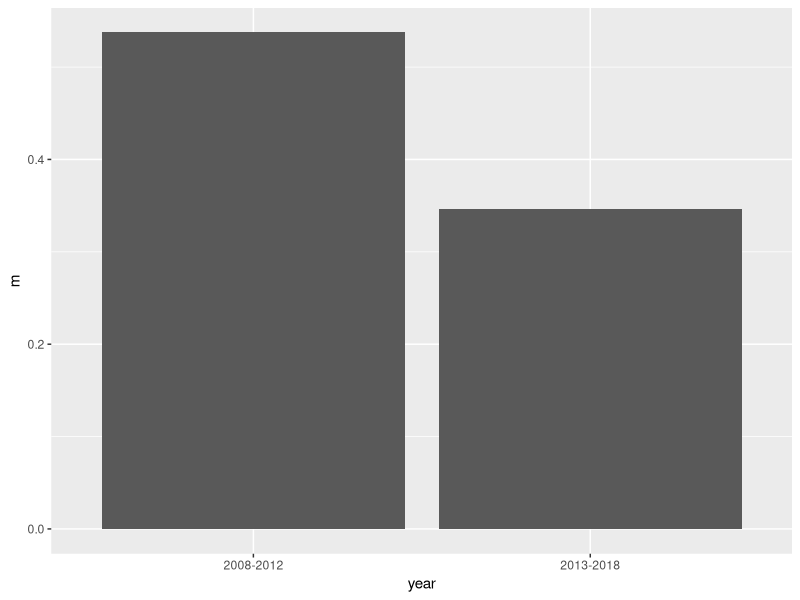
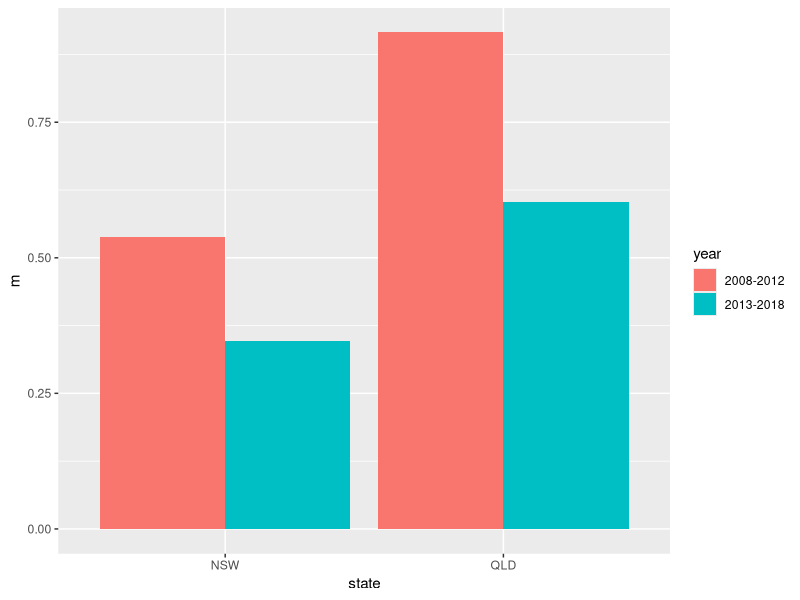
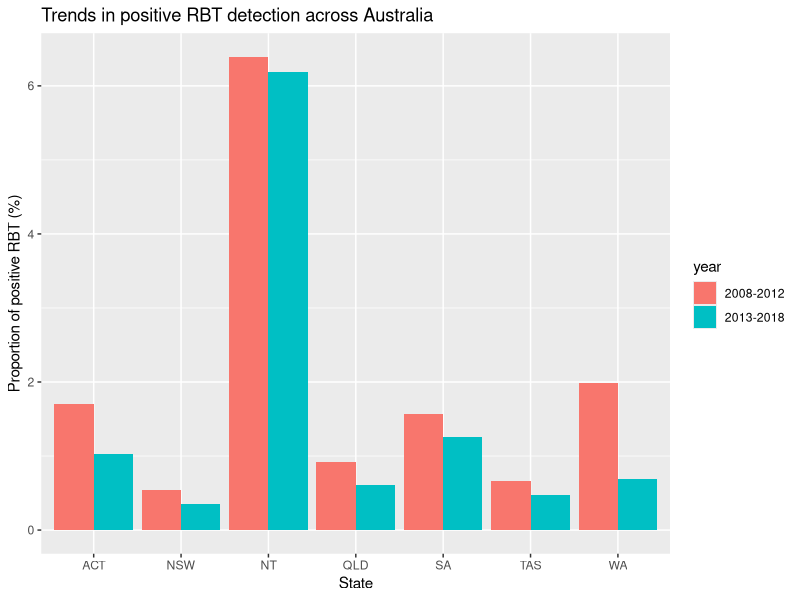

R code for these plots, in order:
#Colin Vuong's 3361 Coding Project


#Created on the 29 March 2020
#Background
#Dataset sourced from Bureau of Infrastructure, Transport and Regional Economics (BITRE)
#The data is about the number of random breath testing (RBT) conducted across Australia. 
#It was collected from 2008 to 2018.
#My goal is to see if there was a difference in detection positive RBT testing within each state . 
#I would also like to see if there is a difference when the data was collected earlier and
#more recently collected (i.e. if there was a difference between 2008-2012 and 2013-2018)

#First we need to load tidyverse
library(tidyverse)

#Then we will assign the dataset
rbtdata <- read_csv("bitre_enforcement_data-rbt.csv") #We are assigning the dataset as 'rbtdata'
#We see that there are 7 variables. I am interested in year, state, number of rbt tests and positive detection.
#We need to clean up the data.

#I would like to rename these variables as the following:
rbtdata <- rbtdata %>% 
  rename( 
    year = Year,                     #year the data was collected
    state = State,                   #state where the data was collected
    n_rbt = `RBT conducted`,         #total number of rbt conducted
    n_positiverbt = `Positive RBT`,  #number of rbt readings for BAC that was over the legal limit
    ) %>% 
  select(year, state, n_rbt, n_positiverbt) %>% 
  mutate(
    percrbt = ((n_positiverbt)/(n_rbt)*100)       #I would like to add a new variable, percentage of positive rbt detected
  )
  
#I want to plot per state
nsw1 <- rbtdata %>% 
  filter(state == "NSW", year < 2013) %>% #this collects data from 2008-2012
  summarise(m = mean(percrbt)) %>% #this averages the percentage of positive rbt readings
  mutate(year = "2008-2012") #i will rename the variable here so that it reflects the relevant time range
nsw2 <- rbtdata %>% 
  filter(state == "NSW", year > 2012) %>% 
  summarise(m = mean(percrbt)) %>% 
  mutate(year = "2013-2018")
nswall <- bind_rows(nsw1, nsw2) #I have combined the summarised data from both time ranges

#I shall plot the combined data (nswall) to verify if the above code is accurate
ggplot(
  data = nswall, 
  mapping = aes(
    x = year, y = m
    )) + 
  geom_col()

#Now I would like to the something similar to compare the data in Queensland
qld1 <- rbtdata %>% 
  filter(state == "Qld", year < 2013) %>% 
  summarise(m = mean(percrbt)) %>% 
  mutate(year = "2008-2012") 
qld2 <- rbtdata %>% 
  filter(state == "Qld", year > 2012) %>% 
  summarise(m = mean(percrbt)) %>% 
  mutate(year = "2013-2018")
qldall <- bind_rows(qld1, qld2)

#Next I want to start plotting QLD and NSW data, comparing the two side-by-side
nswall <- nswall %>% 
  mutate(state = "NSW") #We add a new variable to signify that the data is from NSW
qldall <- qldall %>% 
  mutate(state = "QLD")

rbtplot <- bind_rows(nswall,qldall) #I am combining the two sets of data

#Now we plot:
ggplot(data = rbtplot, aes(x= state, 
                           y = m, 
                           fill = year
                           )) +
  geom_bar(stat = "identity", 
           position = position_dodge()
           )

#So this gives us a nice comparison of how NSW and QLD are doing in detecting positive rbt's. 
#Next I would want to compare other states (excluding Vic as there were no data collection)
#We can copy and change the codes from NSW and Qld's to achieve this:
#ACT
act1 <- rbtdata %>% 
  filter(state == "ACT", year < 2013) %>% 
  summarise(m = mean(percrbt)) %>% 
  mutate(year = "2008-2012") 
act2 <- rbtdata %>% 
  filter(state == "ACT", year > 2012) %>% 
  summarise(m = mean(percrbt)) %>% 
  mutate(year = "2013-2018")
actall <- bind_rows(act1, act2)

#NT
nt1 <- rbtdata %>% 
  filter(state == "NT", year < 2013) %>% 
  summarise(m = mean(percrbt)) %>% 
  mutate(year = "2008-2012") 
nt2 <- rbtdata %>% 
  filter(state == "NT", year > 2012) %>% 
  summarise(m = mean(percrbt)) %>% 
  mutate(year = "2013-2018")
ntall <- bind_rows(nt1, nt2)

#SA
sa1 <- rbtdata %>% 
  filter(state == "SA", year < 2013) %>% 
  summarise(m = mean(percrbt)) %>% 
  mutate(year = "2008-2012") 
sa2 <- rbtdata %>% 
  filter(state == "SA", year > 2012) %>% 
  summarise(m = mean(percrbt)) %>% 
  mutate(year = "2013-2018")
saall <- bind_rows(sa1, sa2)

#Tas
tas1 <- rbtdata %>% 
  filter(state == "Tas", year < 2013) %>% 
  summarise(m = mean(percrbt)) %>% 
  mutate(year = "2008-2012") 
tas2 <- rbtdata %>% 
  filter(state == "Tas", year > 2012) %>% 
  summarise(m = mean(percrbt)) %>% 
  mutate(year = "2013-2018")
tasall <- bind_rows(tas1, tas2)

#WA
wa1 <- rbtdata %>% 
  filter(state == "WA", year < 2013) %>% 
  summarise(m = mean(percrbt)) %>% 
  mutate(year = "2008-2012") 
wa2 <- rbtdata %>% 
  filter(state == "WA", year > 2012) %>% 
  summarise(m = mean(percrbt)) %>% 
  mutate(year = "2013-2018")
waall <- bind_rows(wa1, wa2)

#Then we should add a new column to signify the origin of data
actall <- actall %>% 
  mutate(state = "ACT") 
ntall <- ntall %>% 
  mutate(state = "NT")
saall <- saall %>% 
  mutate(state = "SA")
tasall <- tasall %>% 
  mutate(state = "TAS")
waall <- waall %>% 
  mutate(state = "WA")

#Now we need to add all the states into our variable rbtplot
rbtplot <- bind_rows(nswall, qldall, actall, ntall, saall, tasall, waall)

#Now plotting all the states:
ggplot(data = rbtplot, aes(x= state, 
                           y = m, 
                           fill = year
)) +
  geom_bar(stat = "identity", 
           position = position_dodge()
  ) + labs(
    title = "Trends in positive RBT detection across Australia",
    x = "State",
    y = "Proportion of positive RBT (%)"
  )

